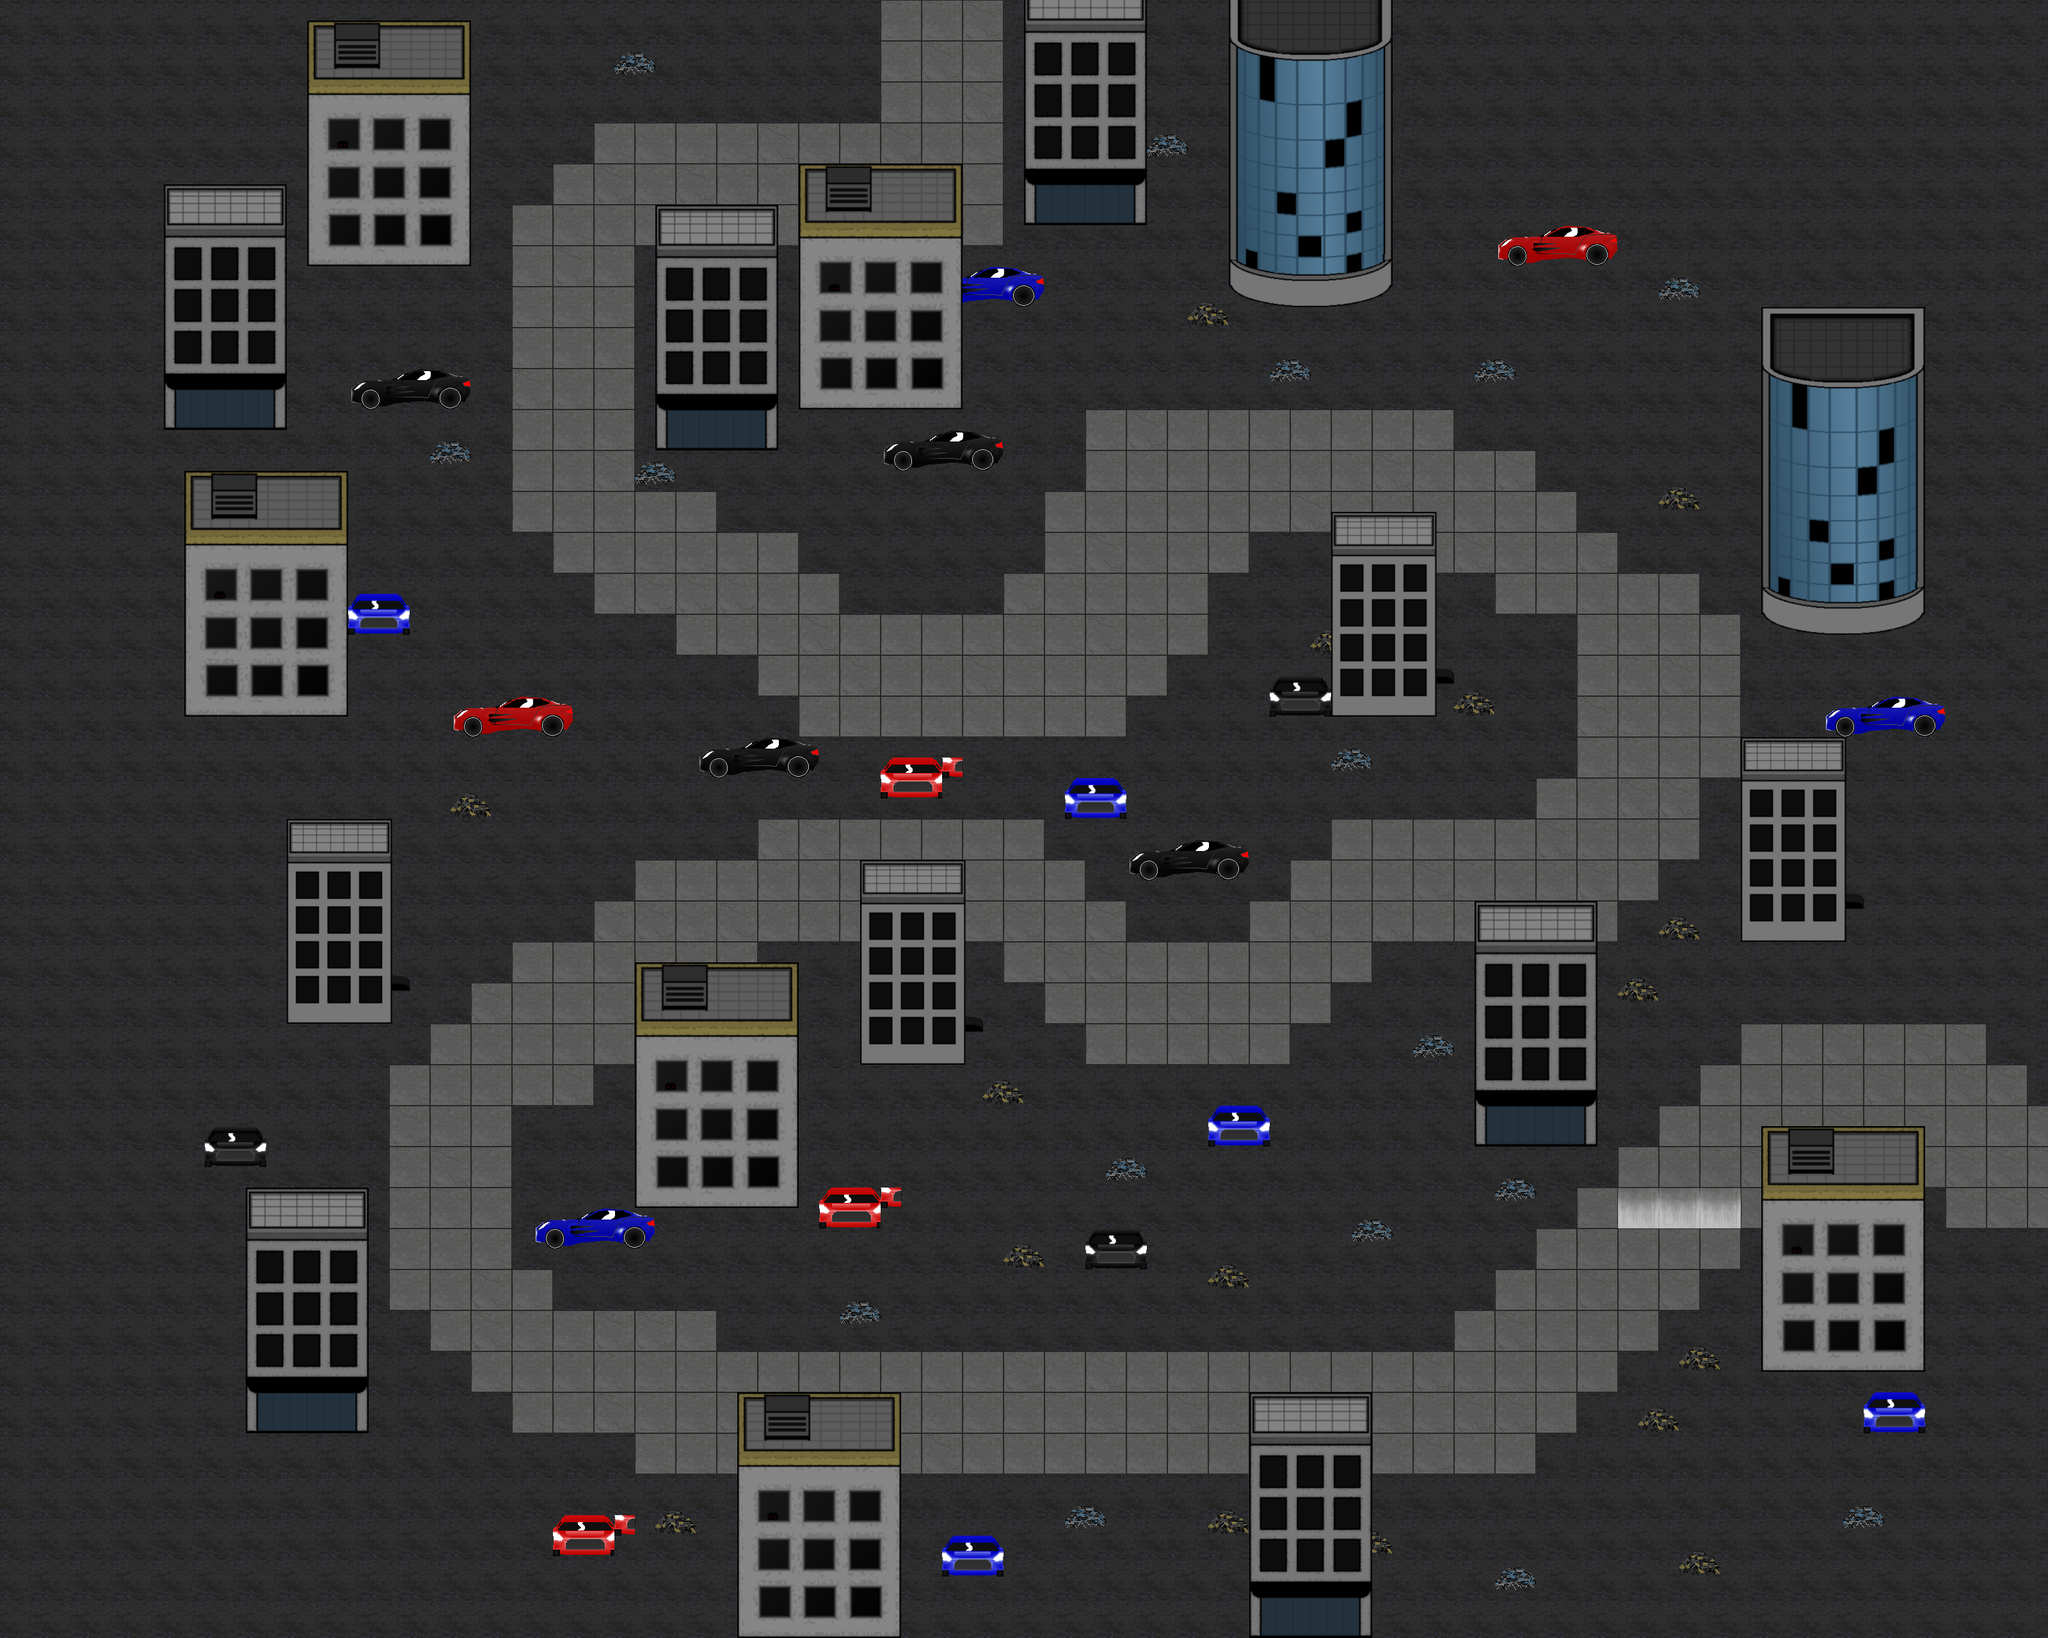

Below is a game level as drawn by its tile map, then a one-line description and the .tmx that defines it (tile-layer data replaced by summaries):
An orthogonal 100x80 tile map with 32x32 px tiles, 4 tile layers (Roads, Objects, Buildings, INVIS), 19 tilesets.

<map version="1.0" orientation="orthogonal" width="100" height="80" tilewidth="32" tileheight="32">
 <tileset firstgid="1" name="Road" tilewidth="32" tileheight="32">
  <image source="Video Game Tiles - Pixel by Pixel/Road.png" width="64" height="64" />
 </tileset>
 <tileset firstgid="5" name="Sidewalk" tilewidth="32" tileheight="32">
  <image source="Video Game Tiles - Pixel by Pixel/Sidewalk.png" width="64" height="64" />
 </tileset>
 <tileset firstgid="9" name="Sidewalk Cracked" tilewidth="32" tileheight="32">
  <image source="Video Game Tiles - Pixel by Pixel/Sidewalk Cracked.png" width="64" height="64" />
 </tileset>
 <tileset firstgid="13" name="Car Profile" tilewidth="32" tileheight="32">
  <image source="Video Game Tiles - Pixel by Pixel/Car Profile.png" width="192" height="64" />
  <tile id="0">
   <properties>
    <property name="blocked" value="true" />
   </properties>
  </tile>
  <tile id="1">
   <properties>
    <property name="blocked" value="true" />
   </properties>
  </tile>
  <tile id="2">
   <properties>
    <property name="blocked" value="true" />
   </properties>
  </tile>
  <tile id="3">
   <properties>
    <property name="blocked" value="true" />
   </properties>
  </tile>
  <tile id="4">
   <properties>
    <property name="blocked" value="true" />
   </properties>
  </tile>
  <tile id="5">
   <properties>
    <property name="blocked" value="true" />
   </properties>
  </tile>
  <tile id="6">
   <properties>
    <property name="blocked" value="true" />
   </properties>
  </tile>
  <tile id="7">
   <properties>
    <property name="blocked" value="true" />
   </properties>
  </tile>
  <tile id="8">
   <properties>
    <property name="blocked" value="true" />
   </properties>
  </tile>
  <tile id="9">
   <properties>
    <property name="blocked" value="true" />
   </properties>
  </tile>
  <tile id="10">
   <properties>
    <property name="blocked" value="true" />
   </properties>
  </tile>
  <tile id="11">
   <properties>
    <property name="blocked" value="true" />
   </properties>
  </tile>
 </tileset>
 <tileset firstgid="25" name="Building 1" tilewidth="32" tileheight="32">
  <image source="Video Game Tiles - Pixel by Pixel/Building 1.png" width="256" height="384" />
  <tile id="72">
   <properties>
    <property name="blocked" value="true" />
   </properties>
  </tile>
  <tile id="79">
   <properties>
    <property name="blocked" value="true" />
   </properties>
  </tile>
  <tile id="80">
   <properties>
    <property name="blocked" value="true" />
   </properties>
  </tile>
  <tile id="87">
   <properties>
    <property name="blocked" value="true" />
   </properties>
  </tile>
  <tile id="88">
   <properties>
    <property name="blocked" value="true" />
   </properties>
  </tile>
  <tile id="89">
   <properties>
    <property name="blocked" value="true" />
   </properties>
  </tile>
  <tile id="90">
   <properties>
    <property name="blocked" value="true" />
   </properties>
  </tile>
  <tile id="91">
   <properties>
    <property name="blocked" value="true" />
   </properties>
  </tile>
  <tile id="92">
   <properties>
    <property name="blocked" value="true" />
   </properties>
  </tile>
  <tile id="93">
   <properties>
    <property name="blocked" value="true" />
   </properties>
  </tile>
  <tile id="94">
   <properties>
    <property name="blocked" value="true" />
   </properties>
  </tile>
  <tile id="95">
   <properties>
    <property name="blocked" value="true" />
   </properties>
  </tile>
 </tileset>
 <tileset firstgid="121" name="Building 2" tilewidth="32" tileheight="32">
  <image source="Video Game Tiles - Pixel by Pixel/Building 2.png" width="256" height="512" />
  <tile id="96">
   <properties>
    <property name="blocked" value="true" />
   </properties>
  </tile>
  <tile id="103">
   <properties>
    <property name="blocked" value="true" />
   </properties>
  </tile>
  <tile id="104">
   <properties>
    <property name="blocked" value="true" />
   </properties>
  </tile>
  <tile id="111">
   <properties>
    <property name="blocked" value="true" />
   </properties>
  </tile>
  <tile id="112">
   <properties>
    <property name="blocked" value="true" />
   </properties>
  </tile>
  <tile id="119">
   <properties>
    <property name="blocked" value="true" />
   </properties>
  </tile>
  <tile id="120">
   <properties>
    <property name="blocked" value="true" />
   </properties>
  </tile>
  <tile id="121">
   <properties>
    <property name="blocked" value="true" />
   </properties>
  </tile>
  <tile id="122">
   <properties>
    <property name="blocked" value="true" />
   </properties>
  </tile>
  <tile id="123">
   <properties>
    <property name="blocked" value="true" />
   </properties>
  </tile>
  <tile id="124">
   <properties>
    <property name="blocked" value="true" />
   </properties>
  </tile>
  <tile id="125">
   <properties>
    <property name="blocked" value="true" />
   </properties>
  </tile>
  <tile id="126">
   <properties>
    <property name="blocked" value="true" />
   </properties>
  </tile>
  <tile id="127">
   <properties>
    <property name="blocked" value="true" />
   </properties>
  </tile>
 </tileset>
 <tileset firstgid="249" name="Car BK" tilewidth="32" tileheight="32">
  <image source="Video Game Tiles - Pixel by Pixel/Car BK.png" width="96" height="64" />
  <tile id="0">
   <properties>
    <property name="blocked" value="true" />
   </properties>
  </tile>
  <tile id="1">
   <properties>
    <property name="blocked" value="true" />
   </properties>
  </tile>
  <tile id="2">
   <properties>
    <property name="blocked" value="true" />
   </properties>
  </tile>
  <tile id="3">
   <properties>
    <property name="blocked" value="true" />
   </properties>
  </tile>
  <tile id="4">
   <properties>
    <property name="blocked" value="true" />
   </properties>
  </tile>
  <tile id="5">
   <properties>
    <property name="blocked" value="true" />
   </properties>
  </tile>
 </tileset>
 <tileset firstgid="255" name="Car BL" tilewidth="32" tileheight="32">
  <image source="Video Game Tiles - Pixel by Pixel/Car BL.png" width="96" height="64" />
  <tile id="0">
   <properties>
    <property name="blocked" value="true" />
   </properties>
  </tile>
  <tile id="1">
   <properties>
    <property name="blocked" value="true" />
   </properties>
  </tile>
  <tile id="2">
   <properties>
    <property name="blocked" value="true" />
   </properties>
  </tile>
  <tile id="3">
   <properties>
    <property name="blocked" value="true" />
   </properties>
  </tile>
  <tile id="4">
   <properties>
    <property name="blocked" value="true" />
   </properties>
  </tile>
  <tile id="5">
   <properties>
    <property name="blocked" value="true" />
   </properties>
  </tile>
 </tileset>
 <tileset firstgid="261" name="Car RD" tilewidth="32" tileheight="32">
  <image source="Video Game Tiles - Pixel by Pixel/Car RD.png" width="101" height="64" />
  <tile id="0">
   <properties>
    <property name="blocked" value="true" />
   </properties>
  </tile>
  <tile id="1">
   <properties>
    <property name="blocked" value="true" />
   </properties>
  </tile>
  <tile id="2">
   <properties>
    <property name="blocked" value="true" />
   </properties>
  </tile>
  <tile id="3">
   <properties>
    <property name="blocked" value="true" />
   </properties>
  </tile>
  <tile id="4">
   <properties>
    <property name="blocked" value="true" />
   </properties>
  </tile>
  <tile id="5">
   <properties>
    <property name="blocked" value="true" />
   </properties>
  </tile>
 </tileset>
 <tileset firstgid="267" name="Car Profile Blue" tilewidth="32" tileheight="32">
  <image source="Video Game Tiles - Pixel by Pixel/Car Profile Blue.png" width="192" height="64" />
  <tile id="0">
   <properties>
    <property name="blocked" value="true" />
   </properties>
  </tile>
  <tile id="1">
   <properties>
    <property name="blocked" value="true" />
   </properties>
  </tile>
  <tile id="2">
   <properties>
    <property name="blocked" value="true" />
   </properties>
  </tile>
  <tile id="3">
   <properties>
    <property name="blocked" value="true" />
   </properties>
  </tile>
  <tile id="4">
   <properties>
    <property name="blocked" value="true" />
   </properties>
  </tile>
  <tile id="5">
   <properties>
    <property name="blocked" value="true" />
   </properties>
  </tile>
  <tile id="6">
   <properties>
    <property name="blocked" value="true" />
   </properties>
  </tile>
  <tile id="7">
   <properties>
    <property name="blocked" value="true" />
   </properties>
  </tile>
  <tile id="8">
   <properties>
    <property name="blocked" value="true" />
   </properties>
  </tile>
  <tile id="9">
   <properties>
    <property name="blocked" value="true" />
   </properties>
  </tile>
  <tile id="10">
   <properties>
    <property name="blocked" value="true" />
   </properties>
  </tile>
  <tile id="11">
   <properties>
    <property name="blocked" value="true" />
   </properties>
  </tile>
 </tileset>
 <tileset firstgid="279" name="Car Profile Red" tilewidth="32" tileheight="32">
  <image source="Video Game Tiles - Pixel by Pixel/Car Profile Red.png" width="192" height="64" />
  <tile id="0">
   <properties>
    <property name="blocked" value="true" />
   </properties>
  </tile>
  <tile id="1">
   <properties>
    <property name="blocked" value="true" />
   </properties>
  </tile>
  <tile id="2">
   <properties>
    <property name="blocked" value="true" />
   </properties>
  </tile>
  <tile id="3">
   <properties>
    <property name="blocked" value="true" />
   </properties>
  </tile>
  <tile id="4">
   <properties>
    <property name="blocked" value="true" />
   </properties>
  </tile>
  <tile id="5">
   <properties>
    <property name="blocked" value="true" />
   </properties>
  </tile>
  <tile id="6">
   <properties>
    <property name="blocked" value="true" />
   </properties>
  </tile>
  <tile id="7">
   <properties>
    <property name="blocked" value="true" />
   </properties>
  </tile>
  <tile id="8">
   <properties>
    <property name="blocked" value="true" />
   </properties>
  </tile>
  <tile id="9">
   <properties>
    <property name="blocked" value="true" />
   </properties>
  </tile>
  <tile id="10">
   <properties>
    <property name="blocked" value="true" />
   </properties>
  </tile>
  <tile id="11">
   <properties>
    <property name="blocked" value="true" />
   </properties>
  </tile>
 </tileset>
 <tileset firstgid="291" name="Invisible Barrier" tilewidth="32" tileheight="32">
  <image source="Video Game Tiles - Pixel by Pixel/Invisible Barrier.png" width="64" height="64" />
  <tile id="0">
   <properties>
    <property name="blocked" value="true" />
   </properties>
  </tile>
  <tile id="1">
   <properties>
    <property name="blocked" value="true" />
   </properties>
  </tile>
  <tile id="2">
   <properties>
    <property name="blocked" value="true" />
   </properties>
  </tile>
  <tile id="3">
   <properties>
    <property name="blocked" value="true" />
   </properties>
  </tile>
 </tileset>
 <tileset firstgid="295" name="Road MH" tilewidth="32" tileheight="32">
  <image source="Video Game Tiles - Pixel by Pixel/Road MH.png" width="64" height="64" />
 </tileset>
 <tileset firstgid="299" name="Road MV" tilewidth="32" tileheight="32">
  <image source="Video Game Tiles - Pixel by Pixel/Road MV.png" width="64" height="64" />
 </tileset>
 <tileset firstgid="303" name="Rubble 1" tilewidth="32" tileheight="32">
  <image source="Video Game Tiles - Pixel by Pixel/Rubble 1.png" width="64" height="64" />
  <tile id="2">
   <properties>
    <property name="blocked" value="true" />
   </properties>
  </tile>
  <tile id="3">
   <properties>
    <property name="blocked" value="true" />
   </properties>
  </tile>
 </tileset>
 <tileset firstgid="307" name="Rubble 2" tilewidth="32" tileheight="32">
  <image source="Video Game Tiles - Pixel by Pixel/Rubble 2.png" width="64" height="64" />
  <tile id="2">
   <properties>
    <property name="blocked" value="true" />
   </properties>
  </tile>
  <tile id="3">
   <properties>
    <property name="blocked" value="true" />
   </properties>
  </tile>
 </tileset>
 <tileset firstgid="311" name="Building 3-F" tilewidth="32" tileheight="32">
  <image source="Video Game Tiles - Pixel by Pixel/Building 3-F.png" width="192" height="384" />
  <tile id="54">
   <properties>
    <property name="blocked" value="true" />
   </properties>
  </tile>
  <tile id="59">
   <properties>
    <property name="blocked" value="true" />
   </properties>
  </tile>
  <tile id="60">
   <properties>
    <property name="blocked" value="true" />
   </properties>
  </tile>
  <tile id="65">
   <properties>
    <property name="blocked" value="true" />
   </properties>
  </tile>
  <tile id="66">
   <properties>
    <property name="blocked" value="true" />
   </properties>
  </tile>
  <tile id="67">
   <properties>
    <property name="blocked" value="true" />
   </properties>
  </tile>
  <tile id="68">
   <properties>
    <property name="blocked" value="true" />
   </properties>
  </tile>
  <tile id="69">
   <properties>
    <property name="blocked" value="true" />
   </properties>
  </tile>
  <tile id="70">
   <properties>
    <property name="blocked" value="true" />
   </properties>
  </tile>
  <tile id="71">
   <properties>
    <property name="blocked" value="true" />
   </properties>
  </tile>
 </tileset>
 <tileset firstgid="383" name="Building 3-S" tilewidth="32" tileheight="32">
  <image source="Video Game Tiles - Pixel by Pixel/Building 3-S.png" width="192" height="320" />
  <tile id="42">
   <properties>
    <property name="blocked" value="true" />
   </properties>
  </tile>
  <tile id="47">
   <properties>
    <property name="blocked" value="true" />
   </properties>
  </tile>
  <tile id="48">
   <properties>
    <property name="blocked" value="true" />
   </properties>
  </tile>
  <tile id="53">
   <properties>
    <property name="blocked" value="true" />
   </properties>
  </tile>
  <tile id="54">
   <properties>
    <property name="blocked" value="true" />
   </properties>
  </tile>
  <tile id="55">
   <properties>
    <property name="blocked" value="true" />
   </properties>
  </tile>
  <tile id="56">
   <properties>
    <property name="blocked" value="true" />
   </properties>
  </tile>
  <tile id="57">
   <properties>
    <property name="blocked" value="true" />
   </properties>
  </tile>
  <tile id="58">
   <properties>
    <property name="blocked" value="true" />
   </properties>
  </tile>
  <tile id="59">
   <properties>
    <property name="blocked" value="true" />
   </properties>
  </tile>
 </tileset>
 <tileset firstgid="443" name="Exit" tilewidth="32" tileheight="32">
  <image source="Video Game Tiles - Pixel by Pixel/Exit.png" width="64" height="64" />
 </tileset>
 <layer name="Roads" width="100" height="80">
  <data>[8000 cells, 8000 non-empty, 12 distinct tile ids]</data>
 </layer>
 <layer name="Objects" width="100" height="80">
  <data>[8000 cells, 321 non-empty, 66 distinct tile ids]</data>
 </layer>
 <layer name="Buildings" width="100" height="80">
  <data>[8000 cells, 1490 non-empty, 356 distinct tile ids]</data>
 </layer>
 <layer name="INVIS" width="100" height="80">
  <data>[8000 cells, 528 non-empty, 4 distinct tile ids]</data>
 </layer>
</map>
